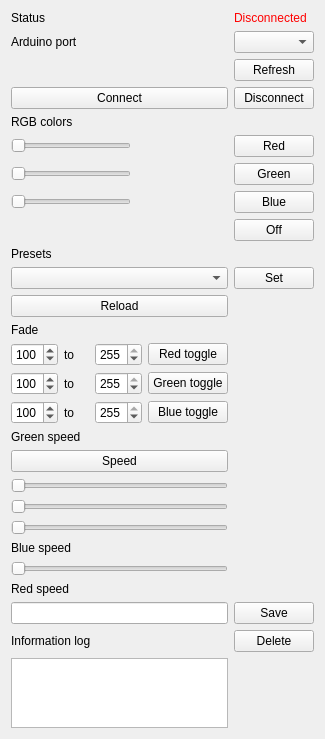
<?xml version="1.0" encoding="UTF-8"?>
<ui version="4.0">
 <class>controllerWindow</class>
 <widget class="QMainWindow" name="controllerWindow">
  <property name="windowModality">
   <enum>Qt::WindowModal</enum>
  </property>
  <property name="geometry">
   <rect>
    <x>0</x>
    <y>0</y>
    <width>325</width>
    <height>686</height>
   </rect>
  </property>
  <property name="windowTitle">
   <string>RGB Controller</string>
  </property>
  <widget class="QWidget" name="centralWidget">
   <layout class="QGridLayout" name="gridLayout_2">
    <item row="22" column="1">
     <widget class="QPushButton" name="preset_delete_button">
      <property name="text">
       <string>Delete</string>
      </property>
     </widget>
    </item>
    <item row="6" column="0">
     <widget class="QSlider" name="g_slider">
      <property name="minimumSize">
       <size>
        <width>120</width>
        <height>0</height>
       </size>
      </property>
      <property name="maximumSize">
       <size>
        <width>120</width>
        <height>16777215</height>
       </size>
      </property>
      <property name="maximum">
       <number>255</number>
      </property>
      <property name="orientation">
       <enum>Qt::Horizontal</enum>
      </property>
     </widget>
    </item>
    <item row="3" column="0">
     <widget class="QPushButton" name="connect_button">
      <property name="text">
       <string>Connect</string>
      </property>
     </widget>
    </item>
    <item row="5" column="0">
     <widget class="QSlider" name="r_slider">
      <property name="minimumSize">
       <size>
        <width>120</width>
        <height>0</height>
       </size>
      </property>
      <property name="maximumSize">
       <size>
        <width>120</width>
        <height>16777215</height>
       </size>
      </property>
      <property name="maximum">
       <number>255</number>
      </property>
      <property name="orientation">
       <enum>Qt::Horizontal</enum>
      </property>
     </widget>
    </item>
    <item row="21" column="0">
     <widget class="QLineEdit" name="preset_name_textbox"/>
    </item>
    <item row="19" column="0">
     <widget class="QSlider" name="g_speed_slider">
      <property name="minimum">
       <number>1</number>
      </property>
      <property name="maximum">
       <number>500</number>
      </property>
      <property name="orientation">
       <enum>Qt::Horizontal</enum>
      </property>
     </widget>
    </item>
    <item row="5" column="1">
     <widget class="QPushButton" name="red_button">
      <property name="text">
       <string>Red</string>
      </property>
     </widget>
    </item>
    <item row="1" column="1">
     <widget class="QComboBox" name="arduino_port_dropdown"/>
    </item>
    <item row="14" column="0">
     <widget class="QPushButton" name="speed_button">
      <property name="text">
       <string>Speed</string>
      </property>
     </widget>
    </item>
    <item row="4" column="0">
     <widget class="QLabel" name="rgb_label">
      <property name="text">
       <string>RGB colors</string>
      </property>
     </widget>
    </item>
    <item row="7" column="0">
     <widget class="QSlider" name="b_slider">
      <property name="minimumSize">
       <size>
        <width>120</width>
        <height>0</height>
       </size>
      </property>
      <property name="maximumSize">
       <size>
        <width>120</width>
        <height>16777215</height>
       </size>
      </property>
      <property name="maximum">
       <number>255</number>
      </property>
      <property name="orientation">
       <enum>Qt::Horizontal</enum>
      </property>
     </widget>
    </item>
    <item row="15" column="0">
     <widget class="QSlider" name="b_speed_slider">
      <property name="minimum">
       <number>1</number>
      </property>
      <property name="maximum">
       <number>500</number>
      </property>
      <property name="orientation">
       <enum>Qt::Horizontal</enum>
      </property>
     </widget>
    </item>
    <item row="10" column="1">
     <widget class="QPushButton" name="set_preset_button">
      <property name="text">
       <string>Set</string>
      </property>
     </widget>
    </item>
    <item row="12" column="0">
     <layout class="QGridLayout" name="gridLayout">
      <item row="5" column="0">
       <widget class="QSpinBox" name="bfrom">
        <property name="maximum">
         <number>255</number>
        </property>
        <property name="value">
         <number>100</number>
        </property>
       </widget>
      </item>
      <item row="0" column="0">
       <widget class="QLabel" name="fade_label">
        <property name="text">
         <string>Fade</string>
        </property>
       </widget>
      </item>
      <item row="2" column="0">
       <widget class="QSpinBox" name="rfrom">
        <property name="maximum">
         <number>255</number>
        </property>
        <property name="value">
         <number>100</number>
        </property>
       </widget>
      </item>
      <item row="5" column="3">
       <widget class="QPushButton" name="blue_fade_button">
        <property name="text">
         <string>Blue toggle</string>
        </property>
       </widget>
      </item>
      <item row="2" column="3">
       <widget class="QPushButton" name="red_fade_button">
        <property name="text">
         <string>Red toggle</string>
        </property>
       </widget>
      </item>
      <item row="2" column="1">
       <widget class="QLabel" name="r_to_label">
        <property name="text">
         <string>to</string>
        </property>
       </widget>
      </item>
      <item row="4" column="0">
       <widget class="QSpinBox" name="gfrom">
        <property name="maximum">
         <number>255</number>
        </property>
        <property name="value">
         <number>100</number>
        </property>
       </widget>
      </item>
      <item row="4" column="3">
       <widget class="QPushButton" name="green_fade_button">
        <property name="text">
         <string>Green toggle</string>
        </property>
       </widget>
      </item>
      <item row="5" column="2">
       <widget class="QSpinBox" name="bto">
        <property name="maximum">
         <number>255</number>
        </property>
        <property name="value">
         <number>255</number>
        </property>
       </widget>
      </item>
      <item row="4" column="2">
       <widget class="QSpinBox" name="gto">
        <property name="maximum">
         <number>255</number>
        </property>
        <property name="value">
         <number>255</number>
        </property>
       </widget>
      </item>
      <item row="5" column="1">
       <widget class="QLabel" name="_to_label">
        <property name="text">
         <string>to</string>
        </property>
       </widget>
      </item>
      <item row="4" column="1">
       <widget class="QLabel" name="g_to_label">
        <property name="text">
         <string>to</string>
        </property>
       </widget>
      </item>
      <item row="2" column="2">
       <widget class="QSpinBox" name="rto">
        <property name="maximum">
         <number>255</number>
        </property>
        <property name="value">
         <number>255</number>
        </property>
       </widget>
      </item>
     </layout>
    </item>
    <item row="9" column="0">
     <widget class="QLabel" name="presets_label">
      <property name="text">
       <string>Presets</string>
      </property>
     </widget>
    </item>
    <item row="23" column="0">
     <widget class="QTextEdit" name="info_log_textarea"/>
    </item>
    <item row="3" column="1">
     <widget class="QPushButton" name="disconnect_button">
      <property name="text">
       <string>Disconnect</string>
      </property>
     </widget>
    </item>
    <item row="20" column="0">
     <widget class="QLabel" name="r_speed_label">
      <property name="text">
       <string>Red speed</string>
      </property>
     </widget>
    </item>
    <item row="1" column="0">
     <widget class="QLabel" name="arduino_port_label">
      <property name="minimumSize">
       <size>
        <width>120</width>
        <height>0</height>
       </size>
      </property>
      <property name="text">
       <string>Arduino port</string>
      </property>
     </widget>
    </item>
    <item row="18" column="0">
     <widget class="QLabel" name="b_speed_label">
      <property name="text">
       <string>Blue speed</string>
      </property>
     </widget>
    </item>
    <item row="17" column="0">
     <widget class="QSlider" name="speed_slider">
      <property name="minimum">
       <number>10</number>
      </property>
      <property name="maximum">
       <number>500</number>
      </property>
      <property name="orientation">
       <enum>Qt::Horizontal</enum>
      </property>
     </widget>
    </item>
    <item row="0" column="1">
     <widget class="QLabel" name="arduino_status_label">
      <property name="text">
       <string>&lt;font color = red&gt;Disconnected&lt;/font&gt;</string>
      </property>
     </widget>
    </item>
    <item row="8" column="1">
     <widget class="QPushButton" name="off_button">
      <property name="text">
       <string>Off</string>
      </property>
     </widget>
    </item>
    <item row="16" column="0">
     <widget class="QSlider" name="r_speed_slider">
      <property name="minimum">
       <number>1</number>
      </property>
      <property name="maximum">
       <number>500</number>
      </property>
      <property name="orientation">
       <enum>Qt::Horizontal</enum>
      </property>
     </widget>
    </item>
    <item row="0" column="0">
     <widget class="QLabel" name="status_label">
      <property name="text">
       <string>Status</string>
      </property>
     </widget>
    </item>
    <item row="21" column="1">
     <widget class="QPushButton" name="preset_save_button">
      <property name="text">
       <string>Save</string>
      </property>
     </widget>
    </item>
    <item row="10" column="0">
     <widget class="QComboBox" name="presets_dropdown">
      <property name="minimumSize">
       <size>
        <width>120</width>
        <height>0</height>
       </size>
      </property>
     </widget>
    </item>
    <item row="7" column="1">
     <widget class="QPushButton" name="blue_button">
      <property name="text">
       <string>Blue</string>
      </property>
     </widget>
    </item>
    <item row="2" column="1">
     <widget class="QPushButton" name="refresh_port_button">
      <property name="text">
       <string>Refresh</string>
      </property>
     </widget>
    </item>
    <item row="6" column="1">
     <widget class="QPushButton" name="green_button">
      <property name="text">
       <string>Green</string>
      </property>
     </widget>
    </item>
    <item row="11" column="0">
     <widget class="QPushButton" name="reload_preset_button">
      <property name="text">
       <string>Reload</string>
      </property>
     </widget>
    </item>
    <item row="22" column="0">
     <widget class="QLabel" name="info_log_label">
      <property name="text">
       <string>Information log</string>
      </property>
     </widget>
    </item>
    <item row="13" column="0">
     <widget class="QLabel" name="g_speed_label">
      <property name="text">
       <string>Green speed</string>
      </property>
     </widget>
    </item>
   </layout>
  </widget>
 </widget>
 <layoutdefault spacing="6" margin="11"/>
 <resources/>
 <connections/>
</ui>
